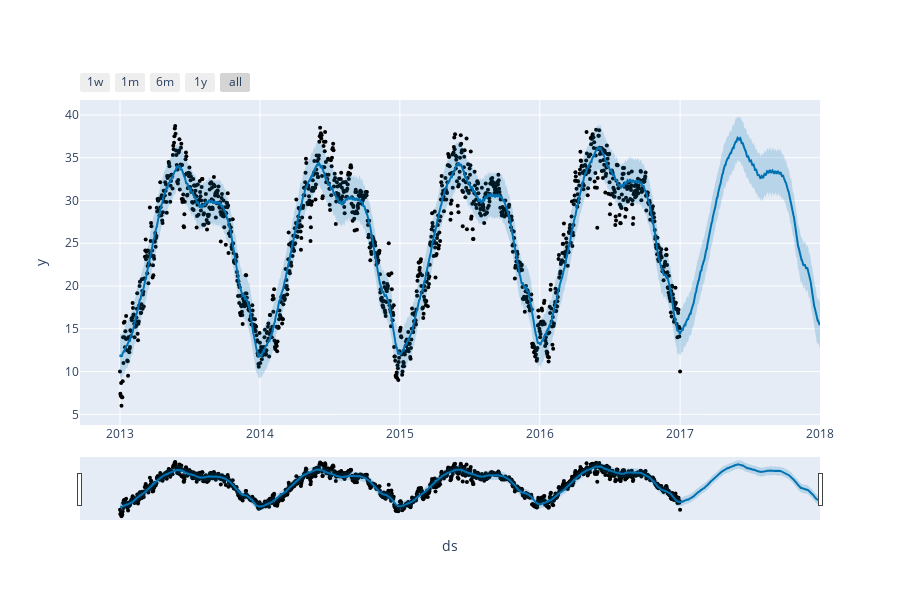

The code cell stored with this chart in its notebook:
### Code cell
from prophet import Prophet
from prophet.plot import plot_plotly , plot_components_plotly
model = Prophet()
model.fit(forecast_data)
forecasts = model.make_future_dataframe(periods=365)
predictions = model.predict(forecasts)
plot_plotly(model,predictions)

### Figure 1 — Plotly figure (JSON) as saved in the notebook; plotly's stock layout.template omitted (floating-point values rounded to 4 significant figures; data arrays with more than 128 entries replaced by an {"elided": "..."} marker saying what was removed)
{"data": [{"marker": {"color": "black", "size": 4}, "mode": "markers", "name": "Actual", "type": "scatter", "x": {"elided": "1462 str values"}, "y": {"elided": "1462 float values"}}, {"hoverinfo": "skip", "line": {"width": 0}, "mode": "lines", "type": "scatter", "x": {"elided": "1827 str values"}, "y": {"elided": "1827 float values"}}, {"fill": "tonexty", "fillcolor": "rgba(0, 114, 178, 0.2)", "line": {"color": "#0072B2", "width": 2}, "mode": "lines", "name": "Predicted", "type": "scatter", "x": {"elided": "1827 str values"}, "y": {"elided": "1827 float values"}}, {"fill": "tonexty", "fillcolor": "rgba(0, 114, 178, 0.2)", "hoverinfo": "skip", "line": {"width": 0}, "mode": "lines", "type": "scatter", "x": {"elided": "1827 str values"}, "y": {"elided": "1827 float values"}}], "layout": {"height": 600, "showlegend": false, "width": 900, "xaxis": {"rangeselector": {"buttons": [{"count": 7, "label": "1w", "step": "day", "stepmode": "backward"}, {"count": 1, "label": "1m", "step": "month", "stepmode": "backward"}, {"count": 6, "label": "6m", "step": "month", "stepmode": "backward"}, {"count": 1, "label": "1y", "step": "year", "stepmode": "backward"}, {"step": "all"}]}, "rangeslider": {"visible": true}, "title": {"text": "ds"}, "type": "date"}, "yaxis": {"title": {"text": "y"}}}}
